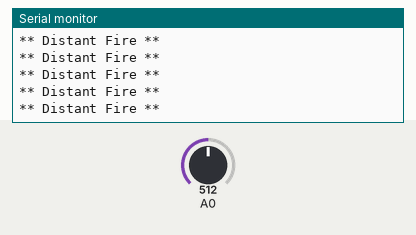
Simulated run of this sketch. Board: Arduino Uno, built with avr-gcc and run on an emulated ATmega328P. Shown: the last lines printed to the serial monitor. The test bench sets the inputs (shaded band); at power-on: A0 = 512.

Above: at 1.2 s.
1.3 s: A0 set to 649
4.3 s: A0 set to 673
At 5.1 s:
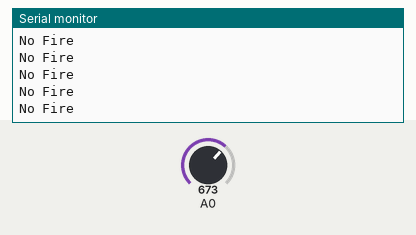
8.1 s: A0 set to 323
At 9.0 s:
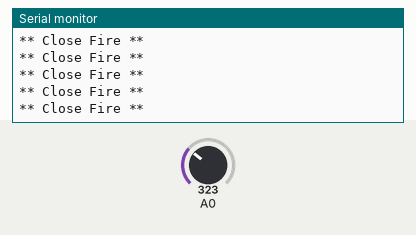
11.1 s: A0 set to 348
At 11.8 s:
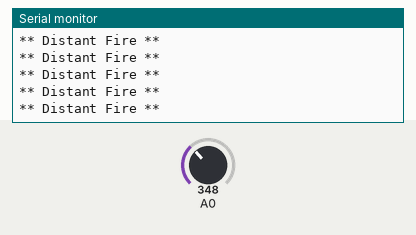

The sketch:

fire.ino
```cpp
// lowest and highest sensor readings:
const int sensorMin = 0;     // sensor minimum
const int sensorMax = 1000;  // sensor maximum

void setup() {
  // initialize serial communication @ 9600 baud:
  Serial.begin(9600);
}
void loop() {
  // read the sensor on analog A0:
  int sensorReading = analogRead(A0);
  // map the sensor range (four options):
  // ex: 'long int map(long int, long int, long int, long int, long int)'
  int range = map(sensorReading, sensorMin, sensorMax, 0, 3);

  // range value:
  switch (range) {
  case 0:    // A fire closer than 1.5 feet away.
    Serial.println("** Close Fire **");
    break;
  case 1:    // A fire between 1-3 feet away.
    Serial.println("** Distant Fire **");
    break;
  case 2:    // No fire detected.
    Serial.println("No Fire");
    break;
  }
  delay(1);  // delay between reads
}
```

Measured:
- the behaviour switches between 666 and 667 on A0 (found by bisection; images 0 and 1)
- the behaviour switches between 333 and 334 on A0 (found by bisection; images 2 and 3)
- after the input at 4.3 s, the serial monitor: prints a new line after 0.07 s (image 1)
- after the input at 8.1 s, the serial monitor: prints a new line after 0.07 s (image 2)
- after the input at 11.1 s, the serial monitor: prints a new line after 0.08 s (image 3)
